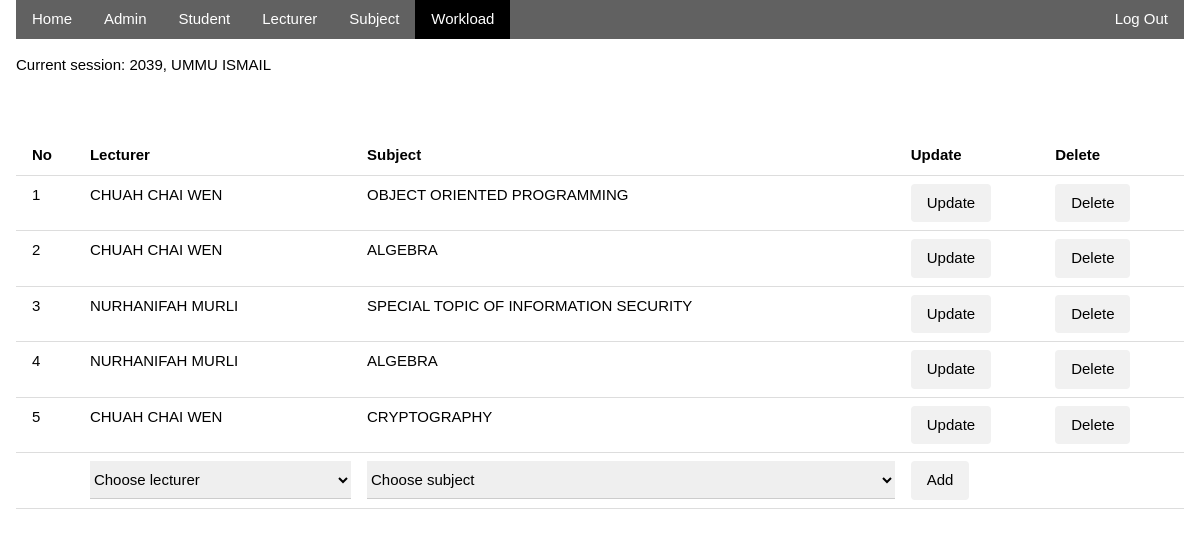
Page /admin/workload.php (signed in) on the committed database.
### tables this page shows
CREATE TABLE `workloads` (
  `workload_id` int(11) NOT NULL,
  `lecturer_id` int(4) NOT NULL,
  `subject_code` varchar(8) NOT NULL
);

CREATE TABLE `lecturers` (
  `lecturer_id` int(4) NOT NULL,
  `lecturer_name` varchar(100) NOT NULL,
  `lecturer_password` varchar(128) NOT NULL,
  `log_status` tinyint(1) NOT NULL
);

CREATE TABLE `subjects` (
  `subject_code` varchar(8) NOT NULL,
  `subject_name` varchar(100) NOT NULL
);

### admin/workload.php (the view, shortened to what this page needs)
<?php
require '../connection.php';
if (isset($_SESSION['admin_id']))
	$session_id = $_SESSION['admin_id'];
else
	header('location: ../index.php');
$q = 'SELECT admin_id, admin_name FROM admins WHERE admin_id=?';
$stmt = $conn->prepare($q);
$stmt->bind_param('i', $session_id);
if (!$stmt->execute())
{
	echo $conn->error;
}
else
{
	$row = $stmt->get_result()->fetch_assoc();
	$session_name = $row['admin_name'];
}
$sql = 'SELECT l.*, s.*, workloads.*
FROM workloads
INNER JOIN lecturers as l ON (workloads.lecturer_id = l.lecturer_id)
INNER JOIN subjects as s ON (workloads.subject_code = s.subject_code)';
$result_list = $conn->query($sql);
?>
<!DOCTYPE html>
<html lang="en">
<head>
	<link rel="stylesheet" href="../css/w3.css">
	<link rel="stylesheet" href="../css/style.css">
</head>
<body>
	<div class="w3-container">
		<div class="w3-bar w3-dark-grey">
			<a href="home.php" class="w3-bar-item w3-button">Home</a>
			<a href="admin.php" class="w3-bar-item w3-button">Admin</a>
			<a href="student.php" class="w3-bar-item w3-button">Student</a>
			<a href="lecturer.php" class="w3-bar-item w3-button">Lecturer</a>
			<a href="subject.php" class="w3-bar-item w3-button">Subject</a>
			<a href="workload.php" class="w3-bar-item w3-button w3-black">Workload</a>
			<a href="../logout.php" class="w3-bar-item w3-button w3-right">Log Out</a>
		</div>
		<p>Current session: <?php echo $session_id.", ".$session_name ?></p>
		<br>
		<br>
		<table class="w3-table w3-bordered">
			<tr>
				<th>No</th>
				<th>Lecturer</th>
				<th>Subject</th>
				<th>Update</th>
				<th>Delete</th>
			</tr>
			<?php
				$i = 1;
				if($result_list->num_rows > 0){
					while ($row = $result_list->fetch_assoc()) { ?>
						<tr>
							<td><?php echo $i; $i++; ?></td>
							<td><?php echo $row['lecturer_name']; ?></td>
							<td><?php echo $row['subject_name']; ?></td>
							<td><button class="w3-button w3-round w3-light-grey" onclick="onUpdate('<?php echo $row['lecturer_id']; ?>', '<?php echo $row['lecturer_name']; ?>', '<?php echo $row['subject_code']; ?>', '<?php echo $row['subject_name']; ?>')">Update</button></td>
							<td><button class="w3-button w3-round w3-light-grey" onclick="onDelete(<?php echo $row['workload_id']; ?>, '<?php echo $row['lecturer_name']; ?>', '<?php echo $row['subject_name']; ?>')">Delete</button></td>
						</tr>
						<?php
					}
				}
			?>
			<tr>
				<form action="" method="post">
					<td></td>
					<td>
						<select class="w3-select" name="lecturer">
							<option value="" disabled selected>Choose lecturer</option>
						</select>
					</td>
					<td>
						<select class="w3-select" name="subject">
							<option value="" disabled selected>Choose subject</option>
						</select>
					</td>
					<td><input class="w3-button w3-round w3-light-grey" type="submit" name="add" value="Add" /></td>
					<td></td>
				</form>
			</tr>
		</table>
	</div>
</body>
</html>

### css/w3.css (style rules this page uses)
html { box-sizing:border-box }
*,*:before,*:after { box-sizing:inherit }
html { -ms-text-size-adjust:100%;-webkit-text-size-adjust:100% }
body { margin:0 }
a { background-color:transparent }
button,input,select,textarea,optgroup { font:inherit;margin:0 }
button,input { overflow:visible }
button,select { text-transform:none }
button,[type=button],[type=reset],[type=submit] { -webkit-appearance:button }
html,body { font-family:Verdana,sans-serif;font-size:15px;line-height:1.5 }
html { overflow-x:hidden }
a { color:inherit }
.w3-table,.w3-table-all { border-collapse:collapse;border-spacing:0;width:100%;display:table }
.w3-bordered tr,.w3-table-all tr { border-bottom:1px solid #ddd }
.w3-table td,.w3-table th,.w3-table-all td,.w3-table-all th { padding:8px 8px;display:table-cell;text-align:left;vertical-align:top }
.w3-table th:first-child,.w3-table td:first-child,.w3-table-all th:first-child,.w3-table-all td:first-child { padding-left:16px }
.w3-btn,.w3-button { border:none;display:inline-block;padding:8px 16px;vertical-align:middle;overflow:hidden;text-decoration:none;color:inherit;background-color:inherit;text-align:center;cursor:pointer;white-space:nowrap }
.w3-btn,.w3-button { -webkit-touch-callout:none;-webkit-user-select:none;-khtml-user-select:none;-moz-user-select:none;-ms-user-select:none;user-select:none }
.w3-select { padding:9px 0;width:100%;border:none;border-bottom:1px solid #ccc }
.w3-bar { width:100%;overflow:hidden }
.w3-bar .w3-bar-item { padding:8px 16px;float:left;width:auto;border:none;display:block;outline:0 }
.w3-bar .w3-button { white-space:normal }
.w3-container:after,.w3-container:before,.w3-panel:after,.w3-panel:before,.w3-row:after,.w3-row:before,.w3-row-padding:after,.w3-row-padding:before, .w3-cell-row:before,.w3-cell-row:after,.w3-clear:after,.w3-clear:before,.w3-bar:before,.w3-bar:after { content:"";display:table;clear:both }
.w3-round,.w3-round-medium { border-radius:4px }
.w3-container,.w3-panel { padding:0.01em 16px }
.w3-right { float:right!important }
.w3-black,.w3-hover-black:hover { color:#fff!important;background-color:#000!important }
.w3-light-grey,.w3-hover-light-grey:hover,.w3-light-gray,.w3-hover-light-gray:hover { color:#000!important;background-color:#f1f1f1!important }
.w3-dark-grey,.w3-hover-dark-grey:hover,.w3-dark-gray,.w3-hover-dark-gray:hover { color:#fff!important;background-color:#616161!important }

### rows in the picture
workloads: lecturer.lecturer_name "CHUAH CHAI WEN", subject_code.subject_name "OBJECT ORIENTED PROGRAMMING"
workloads: lecturer.lecturer_name "CHUAH CHAI WEN", subject_code.subject_name "ALGEBRA"
workloads: lecturer.lecturer_name "NURHANIFAH MURLI", subject_code.subject_name "SPECIAL TOPIC OF INFORMATION SECURITY"
workloads: lecturer.lecturer_name "NURHANIFAH MURLI", subject_code.subject_name "ALGEBRA"
workloads: lecturer.lecturer_name "CHUAH CHAI WEN", subject_code.subject_name "CRYPTOGRAPHY"

### other values in the picture
$session_id "2039"
$session_name "UMMU ISMAIL"
